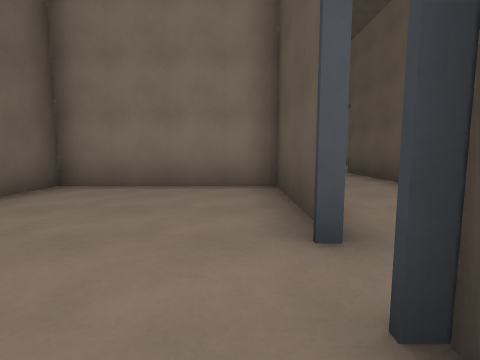
View 1 (above)

16 first-person views from a walk through a Godot game level. The camera is 1.2 m above the floor, tilts 6° down and sees 85° across. The floor is counted in squares, 2 m on a side. Each view is taken from the middle of a square. On the plan, view 1 faces up. The plan holds only what a view shows up to about 9 squares ahead; the rest is blank. The place goes on beyond the plan. Surface patterns are stand-ins for the level's own textures.

View 2
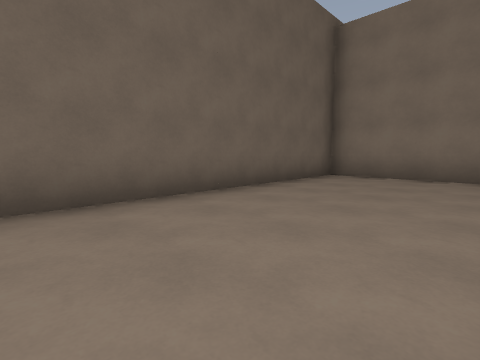

View 3
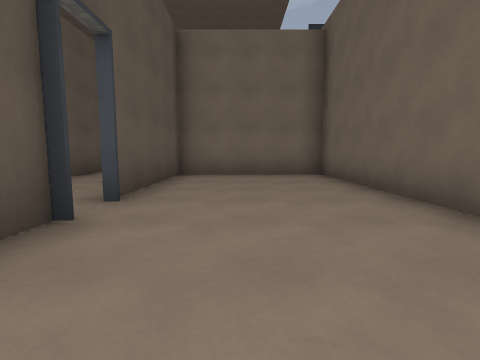

View 4
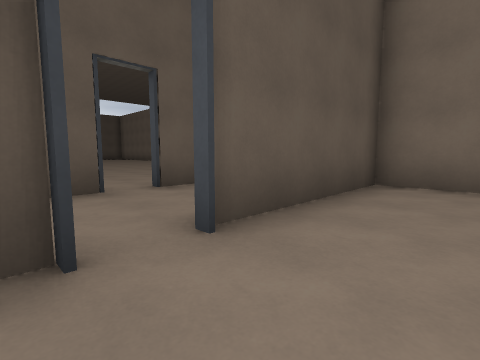

View 5
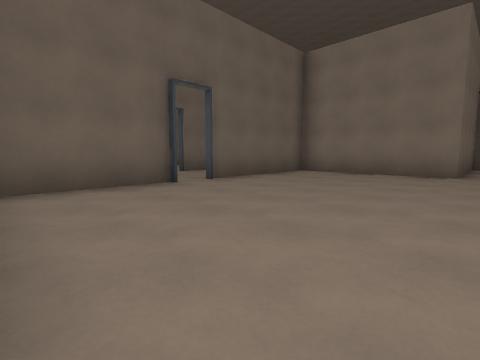

View 6
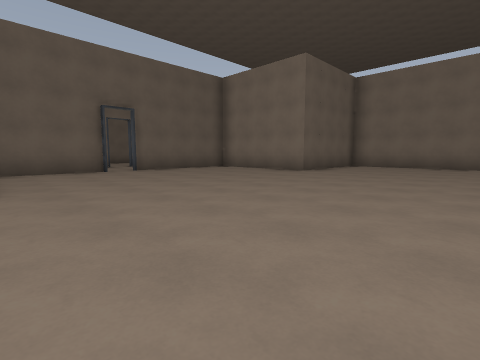

View 7
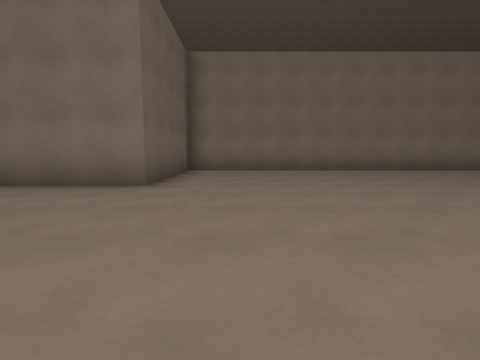

View 8
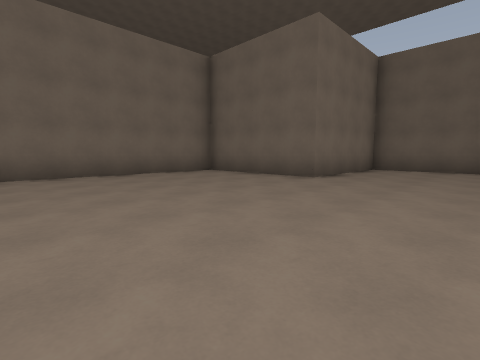

View 9
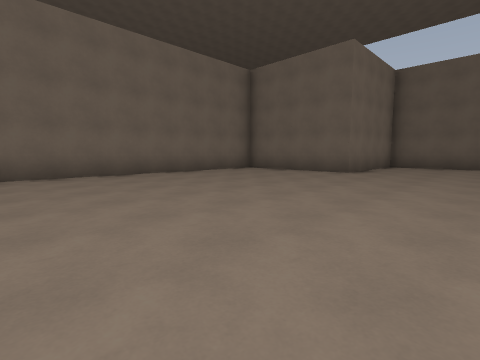

View 10
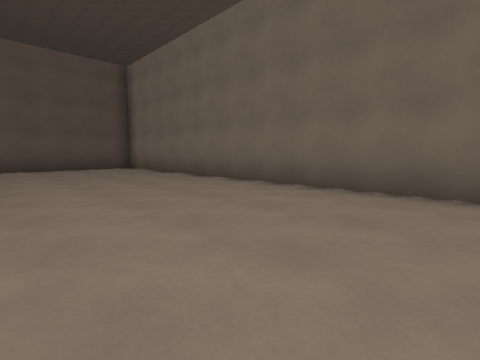

View 11
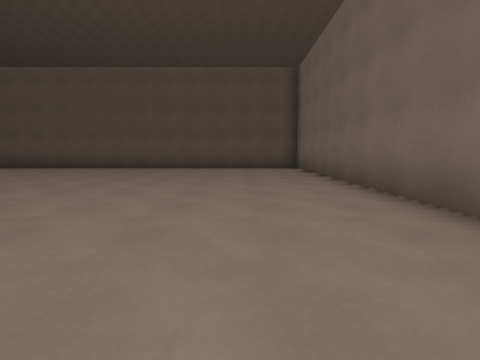

View 12
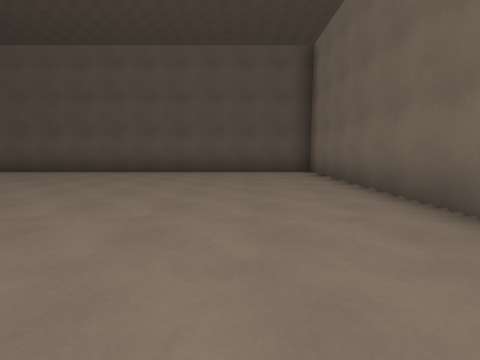

View 13
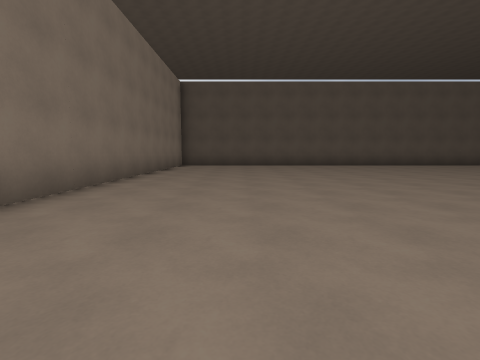

View 14
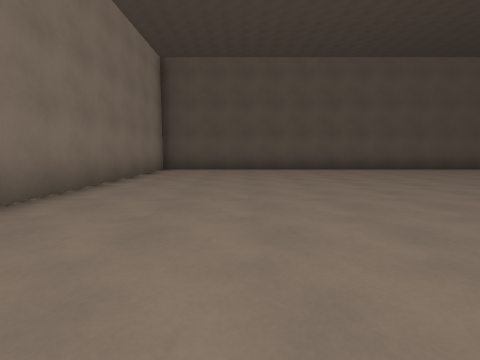

View 15
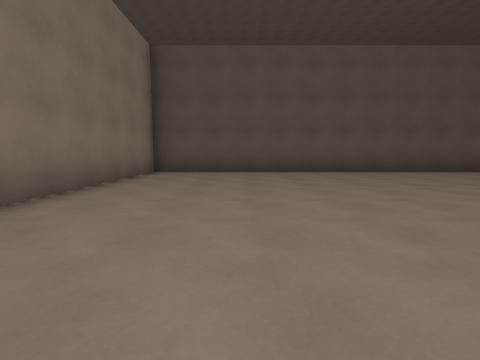

View 16
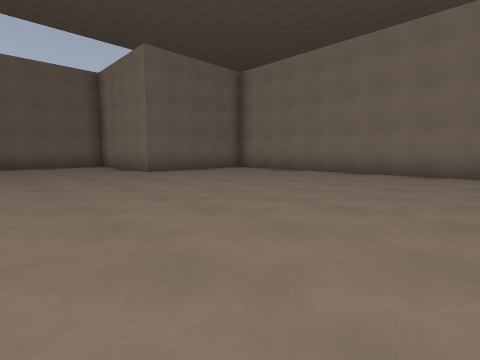

### Floor plan
Points are (right, up) in squares from view 1. A wall is a line through its corners. A room is listed if a view was taken in it or the views show most of it. See-through windows are left out.
Room 1 (views 1, 2, 3, 4)
walls: (0.6, 1.6) (0.6, 4.7) (-3.2, 4.7) (-3.2, -3.2) (0.6, -3.2) (0.6, 0.9)
ways out: opening at (1, 1)
Room 2 (views 5, 6, 7, 8, 9, 10, 11, 12, 13, 14, 15, 16)
walls: (3.3, -0.1) (3.3, -3.2) (7.2, -3.2) (7.2, -7.2) (23.2, -7.2) (23.2, 8.7) (7.2, 8.7) (7.2, 4.7) (3.3, 4.7) (3.3, 0.6)
ways out: opening at (3, 0)

Positions as (right, up) in squares from view 1, and headings:
1: (0, 0), facing up
2: (0, -2), facing up-left
3: (-1, 4), facing down
4: (-1, 2), facing down-right
5: (8, -3), facing up-left
6: (12, -3), facing up-left
7: (9, 0), facing up
8: (13, 0), facing down-left
9: (15, 0), facing down-left
10: (13, -3), facing down-right
11: (13, -5), facing right
12: (15, -5), facing right
13: (11, 6), facing right
14: (14, 6), facing right
15: (15, 6), facing right
16: (15, 1), facing up-left
